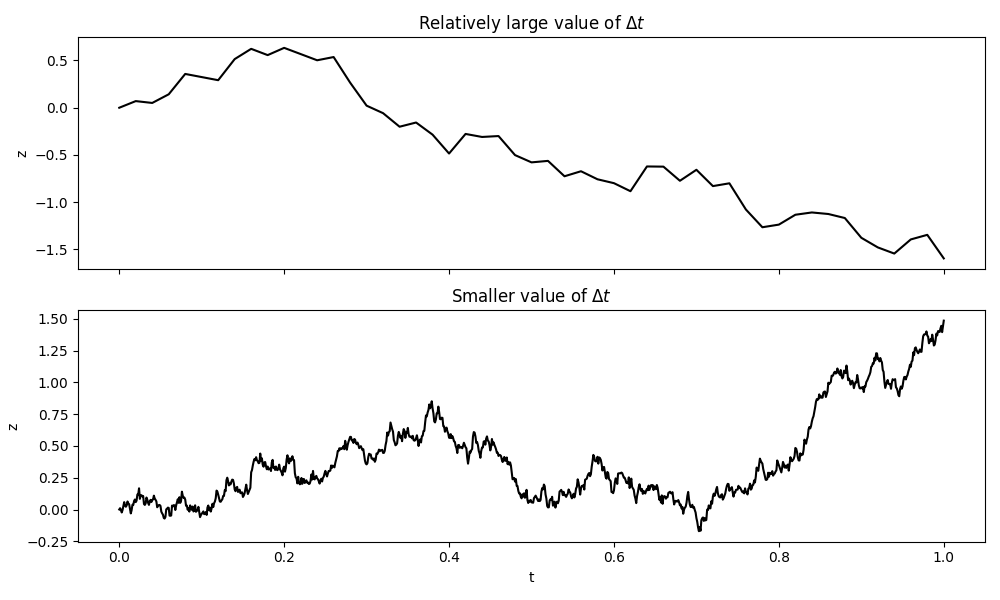

Python code for this plot:
import numpy as np
import matplotlib.pyplot as plt

np.random.seed(42)


T = 1.0  
mu = 0
sigma = 1

def simulate_brownian(T, N):
    dt = T / N
    t = np.linspace(0, T, N+1)
    dz = np.random.normal(loc=0, scale=np.sqrt(dt), size=N)
    z = np.concatenate([[0], np.cumsum(dz)])
    return t, z

# two different time step sizes
t1, W1 = simulate_brownian(T, 50)   # relatively large delta
t2, W2 = simulate_brownian(T, 1000) # smaller delta


fig, axes = plt.subplots(2, 1, figsize=(10, 6), sharex=True)

axes[0].plot(t1, W1, color='black')
axes[0].set_ylabel('z')
axes[0].set_title('Relatively large value of $\Delta t$')

axes[1].plot(t2, W2, color='black')
axes[1].set_ylabel('z')
axes[1].set_xlabel('t')
axes[1].set_title('Smaller value of $\Delta t$')

plt.tight_layout()
# plt.show()
